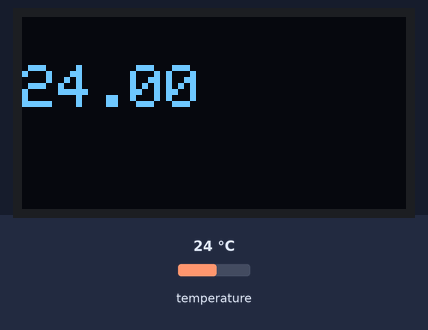
The sketch below on a simulated ESP8266 (NodeMCU). On the bench: 128×64 one-colour display. The inputs (shaded band) are chosen by the test bench; at power-on: temperature 24 °C. No radio packets arrive unless stated; what the sketch prints to the serial monitor is not drawn.

Above: at 1.4 s.
1.5 s: temperature set to 12 °C
At 5.6 s:
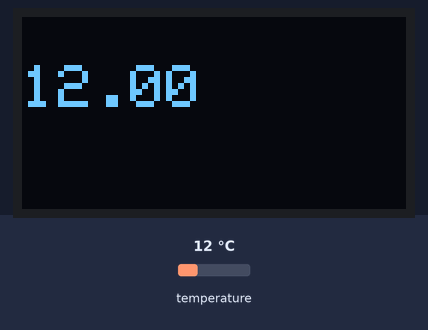
6.5 s: temperature set to 19 °C
At 9.1 s:
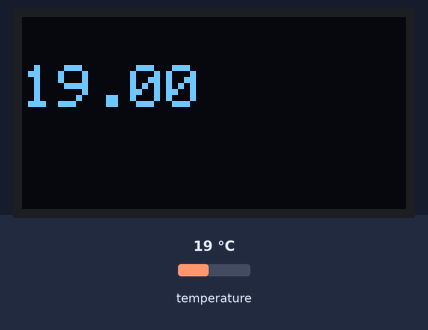
11.5 s: temperature set to 28 °C
At 13.9 s:
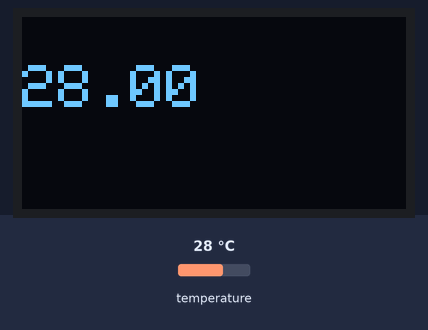
Timing chart, 0 to 15.4 s (numbered marks = the images above; inputs shaded):
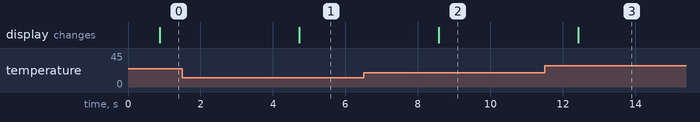

The sketch:

lora_esp_test_tranceiver.ino
```cpp
#include <OneWire.h>
#include <SPI.h>
#include <DallasTemperature.h>
#include <LoRa.h>
#include <Adafruit_SSD1306.h>
#include <Adafruit_GFX.h>

#define ss D8
#define rst D0
#define dio0 D2
#define DSpin D1

#define BAND 433120000

#define SCREEN_WIDTH 128
#define SCREEN_HEIGHT 64

#define OLED_RESET -1
#define SCREEN_ADDRESS 0x3c

Adafruit_SSD1306 displays(SCREEN_WIDTH, SCREEN_HEIGHT, &Wire, OLED_RESET);

OneWire oneWire(DSpin);
DallasTemperature Sensors(&oneWire);


void setup() {
  // put your setup code here, to run once:
  Serial.begin(115200);
  Wire.begin(D4, D3);
  initOLED();
  initLora();
  initSensor();
}

void loop() {
  // put your main code here, to run repeatedly:
  float temp = readSensor();

  char buff[8];

  displays.clearDisplay();
  displays.setTextColor(WHITE);
  displays.setCursor(0, 16);
  displays.setTextSize(2);
  displays.print(temp);
  displays.display();

  LoRa.beginPacket();
  LoRa.print(temp);
  LoRa.endPacket();
    delay(3000);
}

void initLora() {
  LoRa.setPins(ss, rst, dio0);
  while (!LoRa.begin(BAND)) {
    Serial.println("Lora failed");
    delay(1000);
  }
  Serial.println("LoRa connect success");
}

void initOLED() {
  while (!displays.begin(SSD1306_SWITCHCAPVCC, SCREEN_ADDRESS)) {
    Serial.println("OLED failed");
    delay(1000);
  }
  displays.clearDisplay();
  displays.setTextColor(WHITE);
  displays.setCursor(0, 0);
  displays.setTextSize(2);
  displays.print(F("OK"));
  displays.display();
}

void initSensor() {
  Sensors.begin();
}

float readSensor() {
  Sensors.requestTemperatures();
  float tempC = Sensors.getTempCByIndex(0);
  return tempC;
}

void sendLoRa() {
}
```

Measured:
- after the input at 1.5 s, the display: changes after 3.2 s (image 1)
- after the input at 6.5 s, the display: changes after 2.1 s (image 2)
- after the input at 11.5 s, the display: changes after 0.93 s (image 3)
